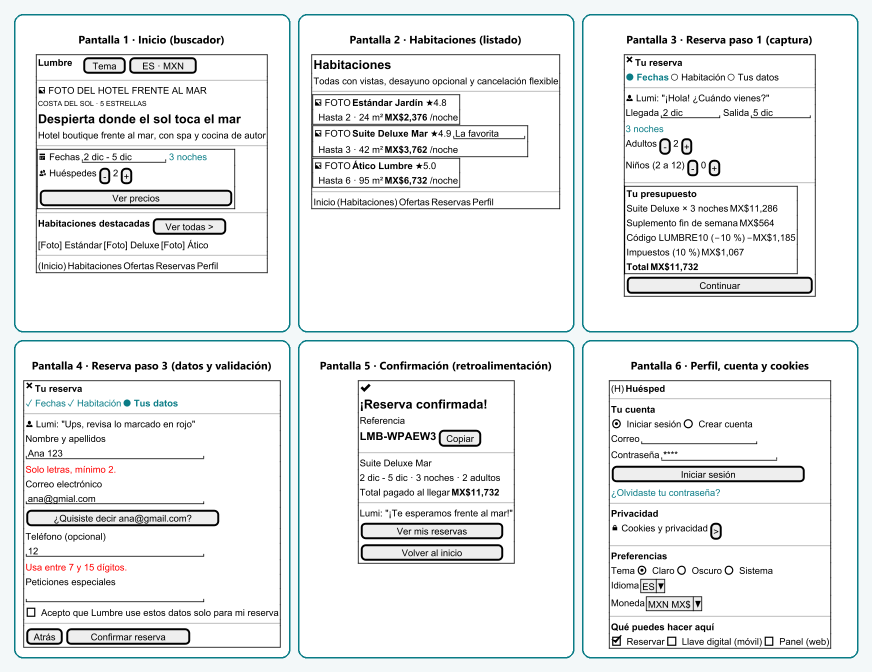
#> input picture docs/diagramas/18_wireframes_todos.png, 1744 x 1344 px (shown at 1/2 size)
$ python -i video_u1.py   (imports and definitions only)
#> lines starting #> are read from the running program, lines starting #| are printed output that depends on the picture
"""Edita el video de la Unidad 1: tarjetas de sección, subtítulos, música y efectos (todo generado, sin derechos de terceros).

Uso: python video_u1.py <video_original.mp4> <salida.mp4>
"""
import os, sys, subprocess, wave
import numpy as np
from PIL import Image, ImageDraw, ImageFont, ImageFilter
import imageio_ffmpeg

# [1 line that did not run here, left out]
ROOT = os.path.abspath(os.path.join(os.path.dirname(__file__), '..', '..'))
FONTS = os.path.join(ROOT, 'app', 'shared', 'src', 'commonMain', 'composeResources', 'font')
DIAG = os.path.join(ROOT, 'docs', 'diagramas')
SRC, OUT = sys.argv[1], sys.argv[2]
WORK = os.path.join(os.path.dirname(OUT), '_trabajo_video')
# [1 line not run here, left out]
W, H, FPS, SR = 1440, 900, 30, 44100

TEAL, NAVY, SAND, SUN, WHITE = (10, 124, 134), (22, 49, 58), (255, 244, 226), (244, 166, 58), (255, 255, 255)


def font(name, size, bold=False):
    if name == 'serif':
        f = ImageFont.truetype(os.path.join(FONTS, 'playfair.ttf'), size)
        try: f.set_variation_by_name('Bold' if bold else 'Regular')
        except Exception: pass
        return f
    f = ImageFont.truetype(os.path.join(FONTS, 'inter.ttf'), size)
    try: f.set_variation_by_name('SemiBold' if bold else 'Regular')
    except Exception: pass
    return f


def run(args):
    subprocess.run([FF, '-v', 'error', '-y'] + args, check=True)


# ----------------------------------------------------------------------------- tarjetas
def background():
    """Degradado mar → arena con olas suaves y sol."""
    y = np.linspace(0, 1, H)[:, None]
    top, bot = np.array(NAVY), np.array(TEAL)
    arr = (top * (1 - y) + bot * y)[:, :, None].repeat(W, axis=2).transpose(0, 2, 1).astype(np.uint8)
    im = Image.fromarray(arr, 'RGB')
    d = ImageDraw.Draw(im, 'RGBA')
    d.ellipse([W - 260, 70, W - 120, 210], fill=SUN + (230,))
    for k, a in ((0, 40), (1, 60), (2, 90)):
        pts = [(x, H - 120 + k * 35 + 18 * np.sin(x / 120 + k)) for x in range(0, W + 20, 20)]
        d.polygon(pts + [(W, H), (0, H)], fill=SAND + (a,))
    return im


def card(name, kicker, title, lines=(), image=None, img_box=None):
    im = background()
    d = ImageDraw.Draw(im)
    d.text((110, 120), kicker.upper(), font=font('sans', 26, True), fill=SUN)
    d.text((110, 165), title, font=font('serif', 70, True), fill=WHITE)
    yy = 300
    for ln in lines:
        d.ellipse([112, yy + 14, 124, yy + 26], fill=SUN)
        d.text((145, yy), ln, font=font('sans', 32), fill=WHITE)
        yy += 62
#> after the loop, yy = 486
    if image:
        pic = Image.open(image).convert('RGB')
        x0, y0, x1, y1 = img_box
        pic.thumbnail((x1 - x0, y1 - y0), Image.LANCZOS)
        px, py = x0 + (x1 - x0 - pic.width) // 2, y0 + (y1 - y0 - pic.height) // 2
        sh = Image.new('RGBA', (pic.width + 40, pic.height + 40), (0, 0, 0, 0))
        ImageDraw.Draw(sh).rounded_rectangle([20, 20, pic.width + 20, pic.height + 20], 18, fill=(0, 0, 0, 120))
        im.paste(sh.filter(ImageFilter.GaussianBlur(12)), (px - 14, py - 8), sh.filter(ImageFilter.GaussianBlur(12)))
        im.paste(pic, (px, py))
    path = os.path.join(WORK, name + '.png')
    im.save(path)
    return path


CARDS = [
    ('c1_intro', 6, card('c1_intro', 'Unidad 1 · Interfaz centrada en el usuario', 'Lumbre Hotel & Spa',
        ['Sistema de reservas multiplataforma: Android · iOS · Web', 'Kotlin Multiplatform + Compose · Firebase',
         'Jan Carlo Prado Anguiano · TecNM · IT Morelia'])),
    ('c2_oportunidad', 10, card('c2_oportunidad', '1 · La oportunidad', 'Reservar debería tomar un minuto',
        ['Las reservas se llevaban en hojas de cálculo, correos y llamadas',
         'Huéspedes de 8 países necesitaban su idioma y su moneda',
         'Oportunidad: una app clara que presupuesta, valida y confirma',
         'Cómo lo hicimos: diseño centrado en el usuario + nube gratuita'])),
    ('c3_usuario', 10, card('c3_usuario', '2 · Usuario objetivo', 'Conoce a Mariana, 34 años',
        ['Profesionista de Guadalajara que viaja 2–3 veces al año',
         'Experiencia tecnológica media · reserva desde el celular',
         'Necesita: precio total claro, en pesos, sin sorpresas',
         'Frustración: formularios largos y errores sin explicación'])),
    ('c4_prototipo', 11, card('c4_prototipo', '3 · Prototipo', 'Wireframes antes de programar', [],
        os.path.join(DIAG, '18_wireframes_todos.png'), (110, 270, W - 110, H - 60))),
    ('c5_flujo', 8, card('c5_flujo', '4 · User Flow', 'De la visita a la confirmación',
        ['Cookies → Inicio → Fechas → Habitación → Datos → Confirmación',
         'Validación en cada paso · presupuesto siempre visible',
         'A continuación: la aplicación funcionando'])),
]
#> call 2 of card, with name = 'c2_oportunidad', kicker = '1 · La oportunidad', title = 'Reservar debería tomar un minuto'
#> after the loop in card (call 2), `for ln in lines:`: yy = 548
#> in card (call 2), `im.save(path)`:
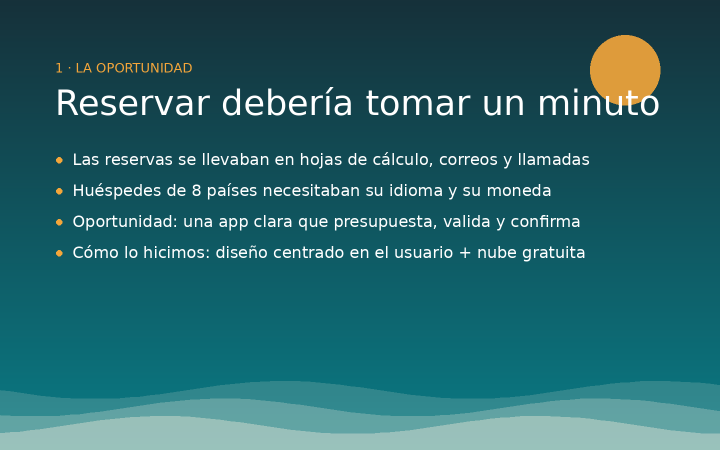
#> saved as c2_oportunidad.png: PIL image 1440x900 RGB (shown at 1/2 size); mean R, G, B 38.9, 99.6, 106
#> call 3 of card, with name = 'c3_usuario', kicker = '2 · Usuario objetivo', title = 'Conoce a Mariana, 34 años'
#> in card (call 3), `im.save(path)`:
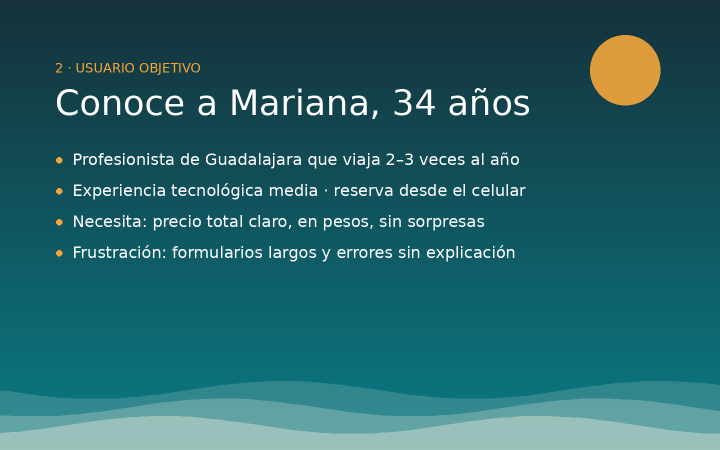
#> saved as c3_usuario.png: PIL image 1440x900 RGB (shown at 1/2 size); mean R, G, B 37.7, 98.7, 105.1
#> call 4 of card, with name = 'c4_prototipo', kicker = '3 · Prototipo', title = 'Wireframes antes de programar', image = 'docs/diagramas/18_wireframes_todos.png', img_box = (110, 270, 1330, 840)
#> after the loop in card (call 4), `for ln in lines:`: yy = 300
#> in card, pic is the input picture: PIL image 1744x1344 RGB; mean R, G, B 233.7, 236.2, 236.5
#> in card (call 4), `sh = Image.new('RGBA', (pic.width + 40, pic.height + 40), (0, 0, 0, 0))`: sh: PIL image 780x610 RGBA; every value is 0
#> in card (call 4), `ImageDraw.Draw(sh).rounded_rectangle([20, 20, pic.width + 20, pic.heig..`:
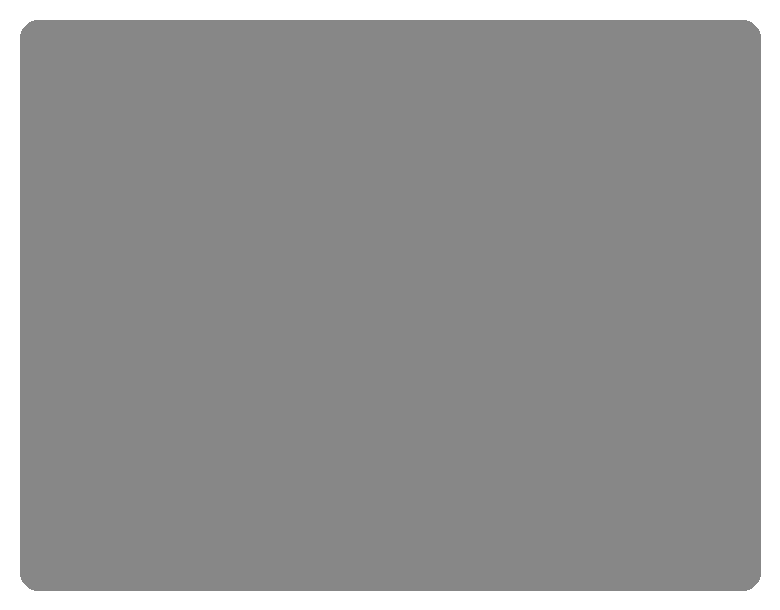
#> sh: PIL image 780x610 RGBA; mean R, G, B, A 0, 0, 0, 106.6; transparent parts drawn white
#> in card (call 4), `im.paste(pic, (px, py))`:
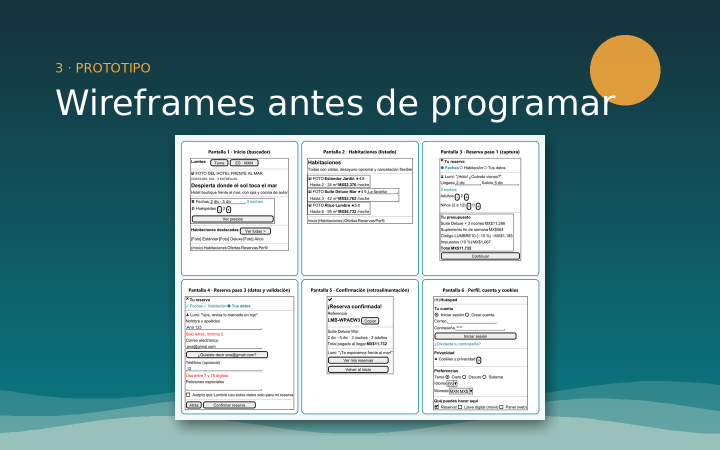
#> im: PIL image 1440x900 RGB (shown at 1/2 size); mean R, G, B 102.4, 139.8, 143.6
#> after the loop in card (call 5), `for ln in lines:`: yy = 486
#> in card (call 5), `im.save(path)`:
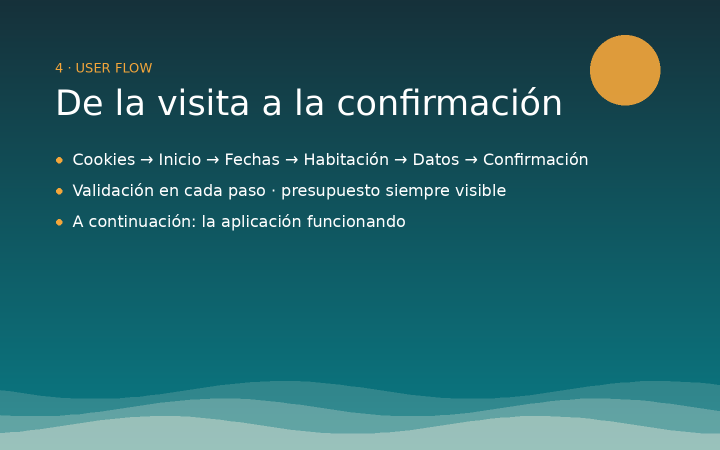
#> saved as c5_flujo.png: PIL image 1440x900 RGB (shown at 1/2 size); mean R, G, B 36.5, 97.9, 104.4
END_CARDS = [
    ('c6_ux', 13, card('c6_ux', '5 · Principios UX aplicados', 'Por qué es fácil de usar',
        ['Retroalimentación: presupuesto en vivo, confeti y referencia',
         'Prevención de errores: validación junto al campo + sugerencias',
         'Consistencia: mismos botones y colores en web y móvil',
         'Navegación clara: pasos numerados, Atrás y cerrar siempre visibles',
         'Reconocimiento: Lumi y textos guían sin memorizar nada',
         'Accesibilidad: contraste, tema claro/oscuro y 4 idiomas'])),
    ('c7_resultado', 10, card('c7_resultado', '6 · Resultado final', 'Una app, tres plataformas',
        ['14 pantallas · reserva completa en menos de 1 minuto',
         'Cuentas, roles y datos en Firebase (plan gratuito)',
         'Web: jancarliux24.github.io/hotel-lumbre/app',
         'Código: github.com/JanCarliux24/hotel-lumbre',
         '¡Gracias!'])),
]
#> after the loop in card (call 6), `for ln in lines:`: yy = 672
#> in card (call 6), `im.save(path)`:
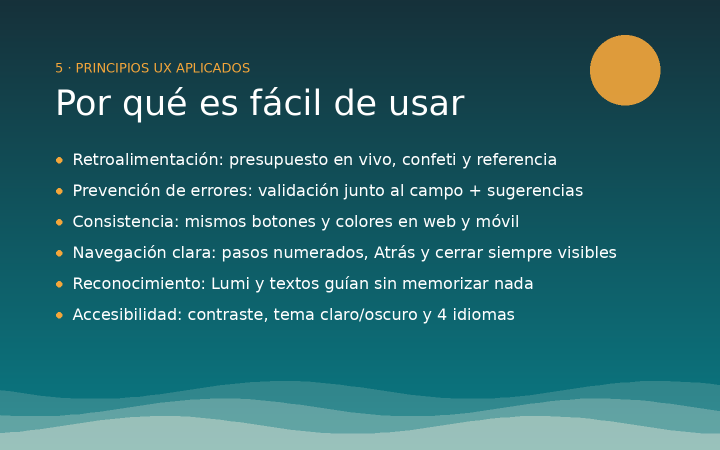
#> saved as c6_ux.png: PIL image 1440x900 RGB (shown at 1/2 size); mean R, G, B 40.2, 100.3, 106.5
#> after the loop in card (call 7), `for ln in lines:`: yy = 610
#> in card (call 7), `im.save(path)`:
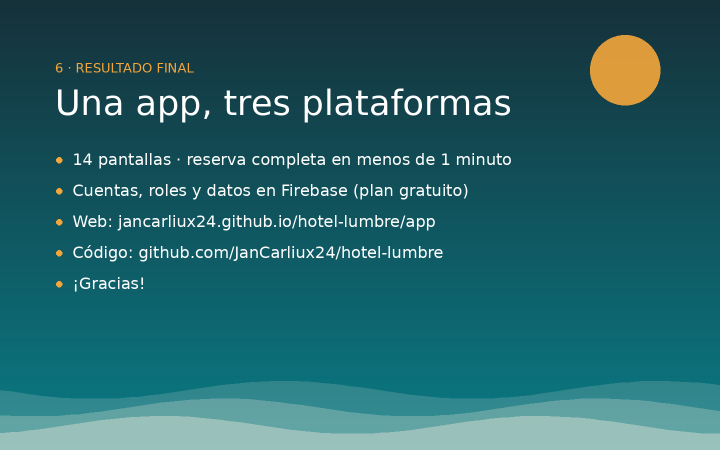
#> saved as c7_resultado.png: PIL image 1440x900 RGB (shown at 1/2 size); mean R, G, B 37.5, 98.6, 104.9

# Subtítulos sobre el video original (segundos del video original)
CAPTIONS = [
    (3.0, 9.0, 'Sitio web informativo · presupuesto inmediato'),
    (21.0, 27.5, 'Retroalimentación: solicitud confirmada con referencia'),
    (33.5, 40.5, 'Aviso de cookies: idioma y moneda por ubicación'),
    (42.0, 47.5, 'Catálogo de habitaciones con precios en tu moneda'),
    (48.5, 58.5, 'Reserva en 3 pasos con presupuesto siempre visible'),
    (62.5, 70.5, 'Validaciones: mensajes claros junto a cada campo'),
    (71.0, 75.0, 'Perfil: cuenta, privacidad y preferencias'),
    (78.0, 86.0, 'Vista móvil: misma app y misma nube'),
    (99.5, 106.0, 'Paso 3 en móvil: datos del huésped'),
    (108.0, 118.5, 'Prevención de errores también en el teléfono'),
]
CHIMES = [25.0]          # momento de confirmación dentro del video original
SCENE_CUTS = [2.4, 28.4, 30.8, 41.5, 75.2, 77.6]


# [20 lines left out: functions caption_png, env, not called in this run]


def note(f):
    return 440 * 2 ** ((f - 69) / 12)


_PLUCKS = {}


# [54 lines left out: functions pluck, music, whoosh, not called in this run]


def pop():
    t = np.arange(int(0.12 * SR)) / SR
    return 0.25 * np.sin(2 * np.pi * (900 + 600 * np.exp(-t * 40)) * t) * np.exp(-t * 35)


# [4 lines left out: function chime, not called in this run]


def add(buf, clip, at):
    s = int(at * SR); e = min(len(buf), s + len(clip))
    if s < len(buf): buf[s:e] += clip[:e - s]


# [34 lines left out: functions write_wav, card_clip, main_clip, not called in this run]


def duration(path):
#> (the run stopped early here; a loop or call above may not have finished)
